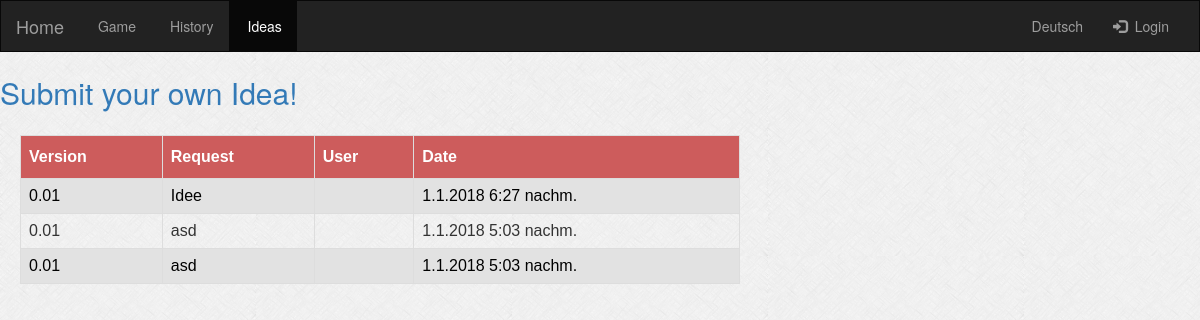
The page /website/ideas on the database as committed earlier.
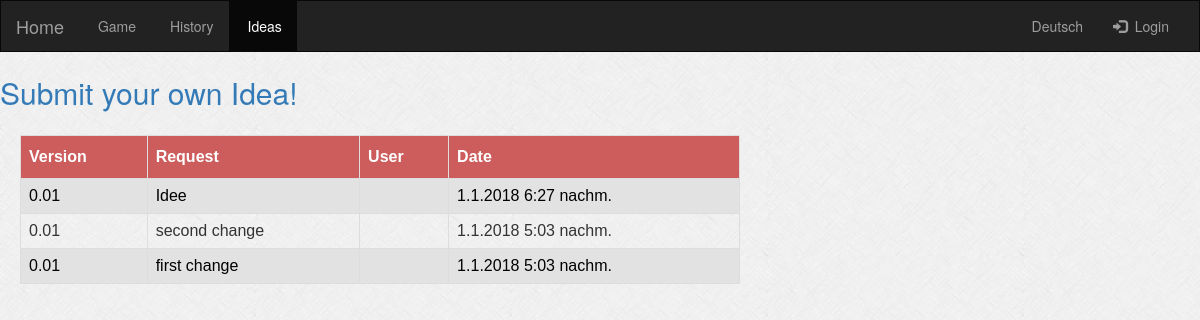
The same page on the database as committed later.
### website/models.py (models this page shows, shortened)
class Idea(models.Model):
    user = models.ForeignKey(User, on_delete=models.CASCADE)
    request_text = models.CharField(max_length=40)
    description = models.CharField(max_length=500)
    pub_date = models.DateTimeField('date published', default=datetime.now)
    version = models.ForeignKey(Version, on_delete=models.CASCADE, null=True)

class Version(models.Model):
    label = models.CharField(max_length=20,unique=True)
    change = models.CharField(max_length=200)
    pub_date = models.DateTimeField('date published', default=datetime.now)
    submitter = models.ForeignKey(Player, on_delete=models.CASCADE, null=True)

### website/views.py (the view)
# urls.py: path('ideas', views.IdeasView.as_view(), name='ideas'),
class IdeasView(generic.ListView):
    template_name = 'website/ideas.html'
    model = Idea
    context_object_name = 'idea_list'
    def get_queryset(self):
        return Idea.objects.order_by('-pub_date')

### website/templatetags/base_extras.py (called while the page is built)
@register.simple_tag
def active_page(request, view_name):
    from django.urls import resolve, Resolver404
    path = resolve(request.path_info)
    if not request:
        return ""
    try:
        return "active" if path.url_name == view_name else ""
    except Resolver404:
        return ""

### website/templates/website/ideas.html (shortened to what this page needs)
{% extends "website/../base.html" %}
{% load static %}
{% block body %}
<a style="font-size: 30px" href="{% url 'website:createIdea'%}"> Submit your own Idea! </a>
{% if idea_list %}
     <table id="ideas">
          <tr>
            <th>Version</th>
            <th>Request</th>
            <th>User</th>
            <th>Date</th>
          </tr>
    {% for idea in idea_list %}
        <tr>
            <td>{{ idea.version.label }}</td>
            <td>{{ idea.description }}</td>
            <td>{{ idea.player.username}}</td>
            <td>{{ idea.pub_date.day }}.{{ idea.pub_date.month }}.{{ idea.pub_date.year }} {{ idea.pub_date.time }}</td>
        </tr>
    {% endfor %}
    </table>
{% else %}
    <p>No history available.</p>
{% endif %}
{% endblock %}

Rows that differ between the two databases and show on the page:
changed Idea: description "asd" → "second change"
changed Idea: description "asd" → "first change"
